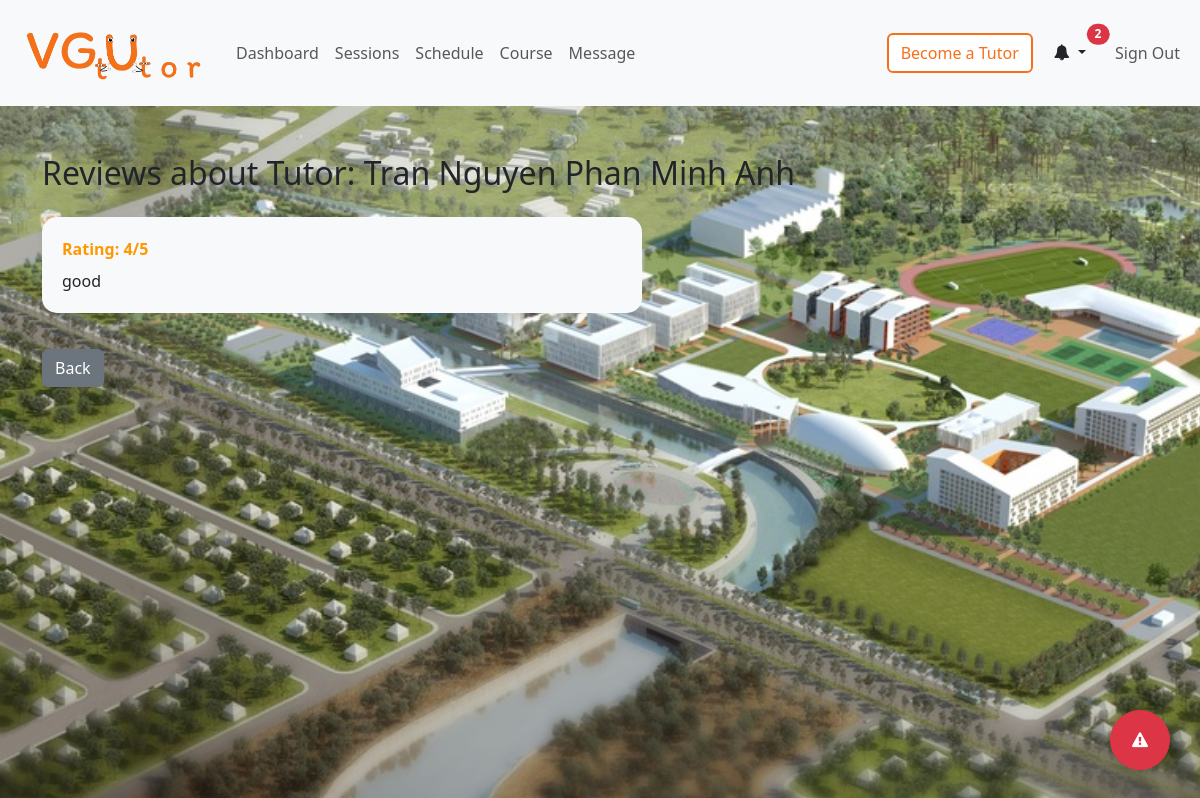
Screenshot of /student/course_process/tutorReviews.php?tutorid=10822002 (signed in) with the database file from the repository.
### tables this page shows
CREATE TABLE `student_account` (
  `accountid` int(11) NOT NULL,
  `email` varchar(50) DEFAULT NULL,
  `name` varchar(50) DEFAULT NULL,
  `major` varchar(3) DEFAULT NULL,
  `intake` int(11) DEFAULT NULL
);

CREATE TABLE `review` (
  `studentid` int(11) NOT NULL,
  `tutorid` int(11) NOT NULL,
  `courseid` int(11) NOT NULL,
  `rating` varchar(3) DEFAULT NULL,
  `review` varchar(200) DEFAULT NULL,
  `date` datetime NOT NULL
);

### student/data/courseSelection.php (called while the page is built, shortened)
<?php
function getTutorName($conn, $tutorid) {
    $stmt = $conn->prepare("SELECT name FROM student_account WHERE accountid = ?");
    $stmt->execute([$tutorid]);
    $row = $stmt->fetch(PDO::FETCH_ASSOC);
    return $row ? $row['name'] : '';
}
function getTutorReviews($conn, $tutorid) {
    $stmt = $conn->prepare("SELECT rating, review FROM review WHERE tutorid = ?");
    $stmt->execute([$tutorid]);
    return $stmt->fetchAll(PDO::FETCH_ASSOC);
}
?>

### student/course_process/tutorReviews.php (the view, shortened to what this page needs)
<?php
if (isset($_SESSION['studentid']) && isset($_SESSION['role'])) {
    if ($_SESSION['role'] == 'Student') {
        include "../../DB_connection.php";
        include "../data/courseSelection.php";
        $tutorid = isset($_GET['tutorid']) ? $_GET['tutorid'] : null;
        $tutor_name = getTutorName($conn, $tutorid);
        $reviews = getTutorReviews($conn, $tutorid);
?>
<!DOCTYPE html>
<html lang="en">
<head>
    <link rel="stylesheet" href="https://cdn.jsdelivr.net/npm/bootstrap@5.3.6/dist/css/bootstrap.min.css">
    <link rel="stylesheet" href="https://cdn.jsdelivr.net/npm/bootstrap@5.3.6/dist/css/bootstrap.min.css">
    <link rel="stylesheet" href="https://cdnjs.cloudflare.com/ajax/libs/font-awesome/4.7.0/css/font-awesome.min.css">
    <link rel="stylesheet" href="../../css/style.css">
</head>
<body class="body-home">
    <?php include "../inc/navbar.php"; ?>
    <div class="container mt-5">
        <h2 class="mb-4">Reviews about Tutor: <?= htmlspecialchars($tutor_name) ?></h2>
        <?php if (count($reviews) > 0): ?>
            <?php foreach ($reviews as $review): ?>
                <div class="review-box">
                    <div class="review-rating">Rating: <?= htmlspecialchars($review['rating']) ?>/5</div>
                    <div class="review-text mt-2"><?= nl2br(htmlspecialchars($review['review'])) ?></div>
                </div>
            <?php endforeach; ?>
        <?php else: ?>
            <div class="alert alert-info">No reviews for this tutor yet.</div>
        <?php endif; ?>
        <a href="javascript:history.back()" class="btn btn-secondary mt-3">Back</a>
    </div>
</body>
</html>
<?php
    } else {
        $em = "You are not authorized to access this page.";
        header("Location: ../login.php?error=$em");
        exit;
    }
} else {
    $em = "You are not logged in.";
    header("Location: ../login.php?error=$em");
    exit;
}
?>

### css/style.css (style rules this page uses)
.body-home, .body-login { background: url(../img/NewCampus.jpg); background-size: cover; background-attachment: fixed; }

### student/course_process/tutorReviews.php (style rules this page uses)
.review-box { background: #f8f9fa; border-radius: 15px; padding: 20px; margin-bottom: 20px; box-shadow: 0 2px 8px rgba(0,0,0,0.05); max-width: 600px; }
.review-rating { font-weight: bold; color: #ff9800; }

### rows the page displays
student_account: name "Tran Nguyen Phan Minh Anh"
review: rating "4", review "good"

### other values shown
count($notifications) "2"
